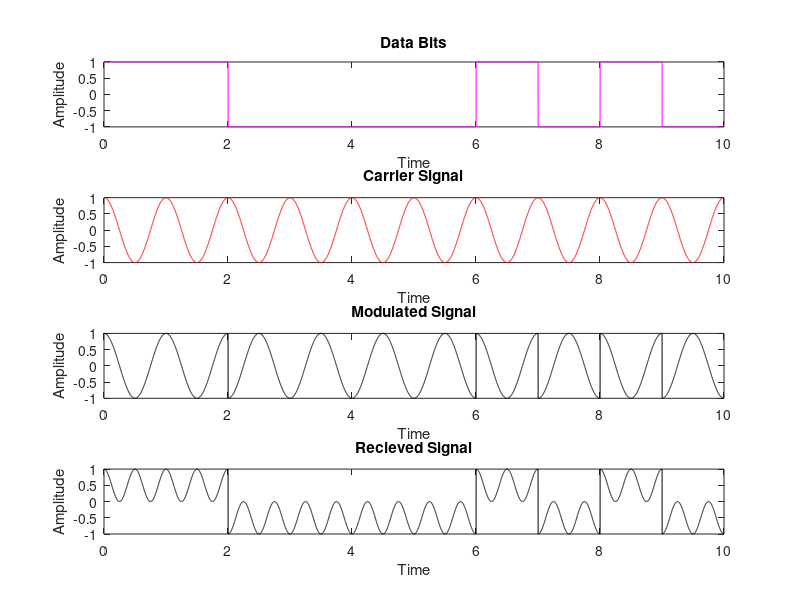

Source code (MATLAB): (Note: this script raises an error after producing the figure.)

%Input bits generation
N=10;%Input size
n=randi([0 1],1,N);
disp('Transmitted Data bits:')
disp(n)
for i=1:N
    if n(i)==0
        s(i)=-1;
    else
        s(i)=1;
    end
end
S=1000;%samples per bit
m=1;
t=0:1/S:N;
for j=1:length(t)
    if t(j)<=m
        signal(j)=s(m);
    else
        signal(j)=s(m);
        m=m+1;
    end
end
subplot(4,1,1)
plot(t,signal,'m');
xlabel('Time')
ylabel('Amplitude')
title('Data Bits')
%Carrier Signal generation
c = cos(2*pi*t);
subplot(4,1,2)
plot(t,c,'r');
xlabel('Time')
ylabel('Amplitude')
title('Carrier Signal')
%BPSK signal generation
x = signal.*c;
subplot(4,1,3)
plot(t,x,'k');
xlabel('Time')
ylabel('Amplitude')
title('Modulated Signal')
%no noise
y= x;
y1 = y.*c;
subplot(4,1,4)
plot(t,y1,'k');
xlabel('Time')
ylabel('Amplitude')
title('Recieved Signal')
int_op=[];
for i=1:S:length(y1)-S
    int_o= (1/S)*trapz(y1(i+1:i+S));
    int_op = [int_op int_o];
end
th =0;
recieved_data = (round(int_op,1)>=th);
disp('Recieved bits:')
disp(recieved_data)
%BER
ber = sum(n~=recieved_data)/N;
disp('Bit Error Rate:')
disp(ber)
